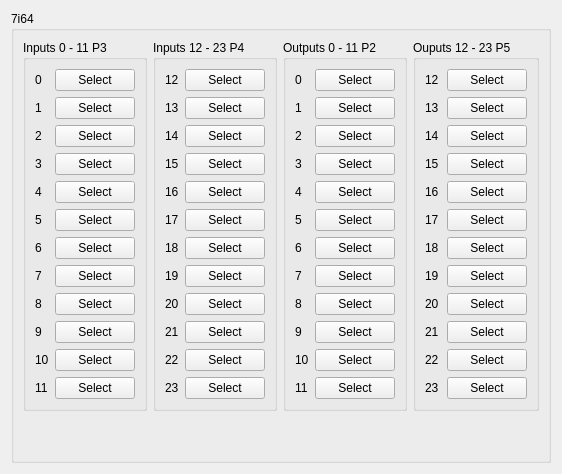
          <widget class="QWidget" name="ss7i64">
           <layout class="QGridLayout" name="gridLayout_69">
            <item row="0" column="0">
             <widget class="QGroupBox" name="groupBox_32">
              <property name="title">
               <string>7i64</string>
              </property>
              <layout class="QGridLayout" name="gridLayout_68">
               <item row="0" column="3">
                <widget class="QGroupBox" name="groupBox_31">
                 <property name="title">
                  <string>Ouputs 12 - 23 P5</string>
                 </property>
                 <layout class="QGridLayout" name="gridLayout_73">
                  <item row="7" column="0">
                   <widget class="QLabel" name="label_528">
                    <property name="text">
                     <string>19</string>
                    </property>
                   </widget>
                  </item>
                  <item row="8" column="0">
                   <widget class="QLabel" name="label_529">
                    <property name="text">
                     <string>20</string>
                    </property>
                   </widget>
                  </item>
                  <item row="9" column="0">
                   <widget class="QLabel" name="label_527">
                    <property name="text">
                     <string>21</string>
                    </property>
                   </widget>
                  </item>
                  <item row="2" column="0">
                   <widget class="QLabel" name="label_532">
                    <property name="text">
                     <string>14</string>
                    </property>
                   </widget>
                  </item>
                  <item row="1" column="0">
                   <widget class="QLabel" name="label_526">
                    <property name="text">
                     <string>13</string>
                    </property>
                   </widget>
                  </item>
                  <item row="3" column="0">
                   <widget class="QLabel" name="label_525">
                    <property name="text">
                     <string>15</string>
                    </property>
                   </widget>
                  </item>
                  <item row="10" column="0">
                   <widget class="QLabel" name="label_522">
                    <property name="text">
                     <string>22</string>
                    </property>
                   </widget>
                  </item>
                  <item row="11" column="0">
                   <widget class="QLabel" name="label_523">
                    <property name="text">
                     <string>23</string>
                    </property>
                   </widget>
                  </item>
                  <item row="4" column="0">
                   <widget class="QLabel" name="label_524">
                    <property name="text">
                     <string>16</string>
                    </property>
                   </widget>
                  </item>
                  <item row="5" column="0">
                   <widget class="QLabel" name="label_530">
                    <property name="text">
                     <string>17</string>
                    </property>
                   </widget>
                  </item>
                  <item row="6" column="0">
                   <widget class="QLabel" name="label_531">
                    <property name="text">
                     <string>18</string>
                    </property>
                   </widget>
                  </item>
                  <item row="0" column="0">
                   <widget class="QLabel" name="label_486">
                    <property name="text">
                     <string>12</string>
                    </property>
                   </widget>
                  </item>
                  <item row="0" column="1">
                   <widget class="QPushButton" name="ss7i64out_12">
                    <property name="text">
                     <string>Select</string>
                    </property>
                   </widget>
                  </item>
                  <item row="1" column="1">
                   <widget class="QPushButton" name="ss7i64out_13">
                    <property name="text">
                     <string>Select</string>
                    </property>
                   </widget>
                  </item>
                  <item row="2" column="1">
                   <widget class="QPushButton" name="ss7i64out_14">
                    <property name="text">
                     <string>Select</string>
                    </property>
                   </widget>
                  </item>
                  <item row="3" column="1">
                   <widget class="QPushButton" name="ss7i64out_15">
                    <property name="text">
                     <string>Select</string>
                    </property>
                   </widget>
                  </item>
                  <item row="4" column="1">
                   <widget class="QPushButton" name="ss7i64out_16">
                    <property name="text">
                     <string>Select</string>
                    </property>
                   </widget>
                  </item>
                  <item row="5" column="1">
                   <widget class="QPushButton" name="ss7i64out_17">
                    <property name="text">
                     <string>Select</string>
                    </property>
                   </widget>
                  </item>
                  <item row="6" column="1">
                   <widget class="QPushButton" name="ss7i64out_18">
                    <property name="text">
                     <string>Select</string>
                    </property>
                   </widget>
                  </item>
                  <item row="7" column="1">
                   <widget class="QPushButton" name="ss7i64out_19">
                    <property name="text">
                     <string>Select</string>
                    </property>
                   </widget>
                  </item>
                  <item row="8" column="1">
                   <widget class="QPushButton" name="ss7i64out_20">
                    <property name="text">
                     <string>Select</string>
                    </property>
                   </widget>
                  </item>
                  <item row="9" column="1">
                   <widget class="QPushButton" name="ss7i64out_21">
                    <property name="text">
                     <string>Select</string>
                    </property>
                   </widget>
                  </item>
                  <item row="10" column="1">
                   <widget class="QPushButton" name="ss7i64out_22">
                    <property name="text">
                     <string>Select</string>
                    </property>
                   </widget>
                  </item>
                  <item row="11" column="1">
                   <widget class="QPushButton" name="ss7i64out_23">
                    <property name="text">
                     <string>Select</string>
                    </property>
                   </widget>
                  </item>
                 </layout>
                </widget>
               </item>
               <item row="0" column="1">
                <widget class="QGroupBox" name="groupBox_29">
                 <property name="title">
                  <string>Inputs 12 - 23 P4</string>
                 </property>
                 <layout class="QGridLayout" name="gridLayout_71">
                  <item row="2" column="0">
                   <widget class="QLabel" name="label_499">
                    <property name="text">
                     <string>14</string>
                    </property>
                   </widget>
                  </item>
                  <item row="11" column="0">
                   <widget class="QLabel" name="label_508">
                    <property name="text">
                     <string>23</string>
                    </property>
                   </widget>
                  </item>
                  <item row="9" column="0">
                   <widget class="QLabel" name="label_506">
                    <property name="text">
                     <string>21</string>
                    </property>
                   </widget>
                  </item>
                  <item row="3" column="0">
                   <widget class="QLabel" name="label_500">
                    <property name="text">
                     <string>15</string>
                    </property>
                   </widget>
                  </item>
                  <item row="8" column="0">
                   <widget class="QLabel" name="label_505">
                    <property name="text">
                     <string>20</string>
                    </property>
                   </widget>
                  </item>
                  <item row="10" column="0">
                   <widget class="QLabel" name="label_507">
                    <property name="text">
                     <string>22</string>
                    </property>
                   </widget>
                  </item>
                  <item row="5" column="0">
                   <widget class="QLabel" name="label_502">
                    <property name="text">
                     <string>17</string>
                    </property>
                   </widget>
                  </item>
                  <item row="4" column="0">
                   <widget class="QLabel" name="label_501">
                    <property name="text">
                     <string>16</string>
                    </property>
                   </widget>
                  </item>
                  <item row="7" column="0">
                   <widget class="QLabel" name="label_504">
                    <property name="text">
                     <string>19</string>
                    </property>
                   </widget>
                  </item>
                  <item row="0" column="0">
                   <widget class="QLabel" name="label_484">
                    <property name="text">
                     <string>12</string>
                    </property>
                   </widget>
                  </item>
                  <item row="1" column="0">
                   <widget class="QLabel" name="label_498">
                    <property name="text">
                     <string>13</string>
                    </property>
                   </widget>
                  </item>
                  <item row="6" column="0">
                   <widget class="QLabel" name="label_503">
                    <property name="text">
                     <string>18</string>
                    </property>
                   </widget>
                  </item>
                  <item row="0" column="1">
                   <widget class="QPushButton" name="ss7i64in_12">
                    <property name="text">
                     <string>Select</string>
                    </property>
                   </widget>
                  </item>
                  <item row="1" column="1">
                   <widget class="QPushButton" name="ss7i64in_13">
                    <property name="text">
                     <string>Select</string>
                    </property>
                   </widget>
                  </item>
                  <item row="2" column="1">
                   <widget class="QPushButton" name="ss7i64in_14">
                    <property name="text">
                     <string>Select</string>
                    </property>
                   </widget>
                  </item>
                  <item row="3" column="1">
                   <widget class="QPushButton" name="ss7i64in_15">
                    <property name="text">
                     <string>Select</string>
                    </property>
                   </widget>
                  </item>
                  <item row="4" column="1">
                   <widget class="QPushButton" name="ss7i64in_16">
                    <property name="text">
                     <string>Select</string>
                    </property>
                   </widget>
                  </item>
                  <item row="5" column="1">
                   <widget class="QPushButton" name="ss7i64in_17">
                    <property name="text">
                     <string>Select</string>
                    </property>
                   </widget>
                  </item>
                  <item row="6" column="1">
                   <widget class="QPushButton" name="ss7i64in_18">
                    <property name="text">
                     <string>Select</string>
                    </property>
                   </widget>
                  </item>
                  <item row="7" column="1">
                   <widget class="QPushButton" name="ss7i64in_19">
                    <property name="text">
                     <string>Select</string>
                    </property>
                   </widget>
                  </item>
                  <item row="8" column="1">
                   <widget class="QPushButton" name="ss7i64in_20">
                    <property name="text">
                     <string>Select</string>
                    </property>
                   </widget>
                  </item>
                  <item row="9" column="1">
                   <widget class="QPushButton" name="ss7i64in_21">
                    <property name="text">
                     <string>Select</string>
                    </property>
                   </widget>
                  </item>
                  <item row="10" column="1">
                   <widget class="QPushButton" name="ss7i64in_22">
                    <property name="text">
                     <string>Select</string>
                    </property>
                   </widget>
                  </item>
                  <item row="11" column="1">
                   <widget class="QPushButton" name="ss7i64in_23">
                    <property name="text">
                     <string>Select</string>
                    </property>
                   </widget>
                  </item>
                 </layout>
                </widget>
               </item>
               <item row="0" column="0">
                <widget class="QGroupBox" name="groupBox_28">
                 <property name="title">
                  <string>Inputs 0 - 11 P3</string>
                 </property>
                 <layout class="QGridLayout" name="gridLayout_70">
                  <item row="2" column="0">
                   <widget class="QLabel" name="label_489">
                    <property name="text">
                     <string>2</string>
                    </property>
                   </widget>
                  </item>
                  <item row="6" column="0">
                   <widget class="QLabel" name="label_488">
                    <property name="text">
                     <string>6</string>
                    </property>
                   </widget>
                  </item>
                  <item row="1" column="0">
                   <widget class="QLabel" name="label_487">
                    <property name="text">
                     <string>1</string>
                    </property>
                   </widget>
                  </item>
                  <item row="4" column="0">
                   <widget class="QLabel" name="label_491">
                    <property name="text">
                     <string>4</string>
                    </property>
                   </widget>
                  </item>
                  <item row="11" column="0">
                   <widget class="QLabel" name="label_497">
                    <property name="text">
                     <string>11</string>
                    </property>
                   </widget>
                  </item>
                  <item row="7" column="0">
                   <widget class="QLabel" name="label_493">
                    <property name="text">
                     <string>7</string>
                    </property>
                   </widget>
                  </item>
                  <item row="9" column="0">
                   <widget class="QLabel" name="label_495">
                    <property name="text">
                     <string>9</string>
                    </property>
                   </widget>
                  </item>
                  <item row="10" column="0">
                   <widget class="QLabel" name="label_496">
                    <property name="text">
                     <string>10</string>
                    </property>
                   </widget>
                  </item>
                  <item row="8" column="0">
                   <widget class="QLabel" name="label_494">
                    <property name="text">
                     <string>8</string>
                    </property>
                   </widget>
                  </item>
                  <item row="5" column="0">
                   <widget class="QLabel" name="label_492">
                    <property name="text">
                     <string>5</string>
                    </property>
                   </widget>
                  </item>
                  <item row="0" column="0">
                   <widget class="QLabel" name="label_412">
                    <property name="text">
                     <string>0</string>
                    </property>
                   </widget>
                  </item>
                  <item row="3" column="0">
                   <widget class="QLabel" name="label_490">
                    <property name="text">
                     <string>3</string>
                    </property>
                   </widget>
                  </item>
                  <item row="0" column="1">
                   <widget class="QPushButton" name="ss7i64in_0">
                    <property name="text">
                     <string>Select</string>
                    </property>
                   </widget>
                  </item>
                  <item row="1" column="1">
                   <widget class="QPushButton" name="ss7i64in_1">
                    <property name="text">
                     <string>Select</string>
                    </property>
                   </widget>
                  </item>
                  <item row="2" column="1">
                   <widget class="QPushButton" name="ss7i64in_2">
                    <property name="text">
                     <string>Select</string>
                    </property>
                   </widget>
                  </item>
                  <item row="3" column="1">
                   <widget class="QPushButton" name="ss7i64in_3">
                    <property name="text">
                     <string>Select</string>
                    </property>
                   </widget>
                  </item>
                  <item row="4" column="1">
                   <widget class="QPushButton" name="ss7i64in_4">
                    <property name="text">
                     <string>Select</string>
                    </property>
                   </widget>
                  </item>
                  <item row="5" column="1">
                   <widget class="QPushButton" name="ss7i64in_5">
                    <property name="text">
                     <string>Select</string>
                    </property>
                   </widget>
                  </item>
                  <item row="6" column="1">
                   <widget class="QPushButton" name="ss7i64in_6">
                    <property name="text">
                     <string>Select</string>
                    </property>
                   </widget>
                  </item>
                  <item row="7" column="1">
                   <widget class="QPushButton" name="ss7i64in_7">
                    <property name="text">
                     <string>Select</string>
                    </property>
                   </widget>
                  </item>
                  <item row="8" column="1">
                   <widget class="QPushButton" name="ss7i64in_8">
                    <property name="text">
                     <string>Select</string>
                    </property>
                   </widget>
                  </item>
                  <item row="9" column="1">
                   <widget class="QPushButton" name="ss7i64in_9">
                    <property name="text">
                     <string>Select</string>
                    </property>
                   </widget>
                  </item>
                  <item row="10" column="1">
                   <widget class="QPushButton" name="ss7i64in_10">
                    <property name="text">
                     <string>Select</string>
                    </property>
                   </widget>
                  </item>
                  <item row="11" column="1">
                   <widget class="QPushButton" name="ss7i64in_11">
                    <property name="text">
                     <string>Select</string>
                    </property>
                   </widget>
                  </item>
                 </layout>
                </widget>
               </item>
               <item row="0" column="2">
                <widget class="QGroupBox" name="groupBox_30">
                 <property name="title">
                  <string>Outputs 0 - 11 P2</string>
                 </property>
                 <layout class="QGridLayout" name="gridLayout_72">
                  <item row="0" column="0">
                   <widget class="QLabel" name="label_485">
                    <property name="text">
                     <string>0</string>
                    </property>
                   </widget>
                  </item>
                  <item row="1" column="0">
                   <widget class="QLabel" name="label_513">
                    <property name="text">
                     <string>1</string>
                    </property>
                   </widget>
                  </item>
                  <item row="2" column="0">
                   <widget class="QLabel" name="label_514">
                    <property name="text">
                     <string>2</string>
                    </property>
                   </widget>
                  </item>
                  <item row="3" column="0">
                   <widget class="QLabel" name="label_519">
                    <property name="text">
                     <string>3</string>
                    </property>
                   </widget>
                  </item>
                  <item row="4" column="0">
                   <widget class="QLabel" name="label_517">
                    <property name="text">
                     <string>4</string>
                    </property>
                   </widget>
                  </item>
                  <item row="5" column="0">
                   <widget class="QLabel" name="label_515">
                    <property name="text">
                     <string>5</string>
                    </property>
                   </widget>
                  </item>
                  <item row="6" column="0">
                   <widget class="QLabel" name="label_516">
                    <property name="text">
                     <string>6</string>
                    </property>
                   </widget>
                  </item>
                  <item row="7" column="0">
                   <widget class="QLabel" name="label_511">
                    <property name="text">
                     <string>7</string>
                    </property>
                   </widget>
                  </item>
                  <item row="8" column="0">
                   <widget class="QLabel" name="label_520">
                    <property name="text">
                     <string>8</string>
                    </property>
                   </widget>
                  </item>
                  <item row="9" column="0">
                   <widget class="QLabel" name="label_512">
                    <property name="text">
                     <string>9</string>
                    </property>
                   </widget>
                  </item>
                  <item row="10" column="0">
                   <widget class="QLabel" name="label_518">
                    <property name="text">
                     <string>10</string>
                    </property>
                   </widget>
                  </item>
                  <item row="11" column="0">
                   <widget class="QLabel" name="label_510">
                    <property name="text">
                     <string>11</string>
                    </property>
                   </widget>
                  </item>
                  <item row="0" column="1">
                   <widget class="QPushButton" name="ss7i64out_0">
                    <property name="text">
                     <string>Select</string>
                    </property>
                   </widget>
                  </item>
                  <item row="1" column="1">
                   <widget class="QPushButton" name="ss7i64out_1">
                    <property name="text">
                     <string>Select</string>
                    </property>
                   </widget>
                  </item>
                  <item row="2" column="1">
                   <widget class="QPushButton" name="ss7i64out_2">
                    <property name="text">
                     <string>Select</string>
                    </property>
                   </widget>
                  </item>
                  <item row="3" column="1">
                   <widget class="QPushButton" name="ss7i64out_3">
                    <property name="text">
                     <string>Select</string>
                    </property>
                   </widget>
                  </item>
                  <item row="4" column="1">
                   <widget class="QPushButton" name="ss7i64out_4">
                    <property name="text">
                     <string>Select</string>
                    </property>
                   </widget>
                  </item>
                  <item row="5" column="1">
                   <widget class="QPushButton" name="ss7i64out_5">
                    <property name="text">
                     <string>Select</string>
                    </property>
                   </widget>
                  </item>
                  <item row="6" column="1">
                   <widget class="QPushButton" name="ss7i64out_6">
                    <property name="text">
                     <string>Select</string>
                    </property>
                   </widget>
                  </item>
                  <item row="7" column="1">
                   <widget class="QPushButton" name="ss7i64out_7">
                    <property name="text">
                     <string>Select</string>
                    </property>
                   </widget>
                  </item>
                  <item row="8" column="1">
                   <widget class="QPushButton" name="ss7i64out_8">
                    <property name="text">
                     <string>Select</string>
                    </property>
                   </widget>
                  </item>
                  <item row="9" column="1">
                   <widget class="QPushButton" name="ss7i64out_9">
                    <property name="text">
                     <string>Select</string>
                    </property>
                   </widget>
                  </item>
                  <item row="10" column="1">
                   <widget class="QPushButton" name="ss7i64out_10">
                    <property name="text">
                     <string>Select</string>
                    </property>
                   </widget>
                  </item>
                  <item row="11" column="1">
                   <widget class="QPushButton" name="ss7i64out_11">
                    <property name="text">
                     <string>Select</string>
                    </property>
                   </widget>
                  </item>
                 </layout>
                </widget>
               </item>
               <item row="1" column="0">
                <spacer name="verticalSpacer_14">
                 <property name="orientation">
                  <enum>Qt::Vertical</enum>
                 </property>
                 <property name="sizeHint" stdset="0">
                  <size>
                   <width>20</width>
                   <height>40</height>
                  </size>
                 </property>
                </spacer>
               </item>
              </layout>
             </widget>
            </item>
           </layout>
          </widget>
